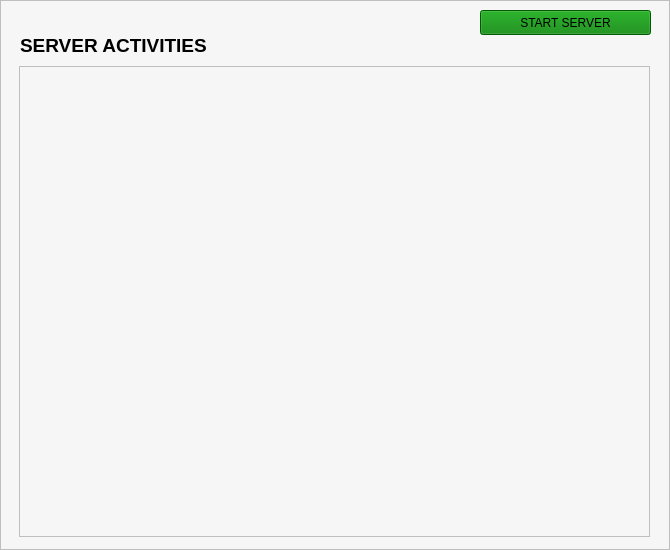
<?xml version="1.0" encoding="UTF-8"?>
<ui version="4.0">
 <class>Form</class>
 <widget class="QWidget" name="Form">
  <property name="geometry">
   <rect>
    <x>0</x>
    <y>0</y>
    <width>670</width>
    <height>550</height>
   </rect>
  </property>
  <property name="windowTitle">
   <string>Form</string>
  </property>
  <widget class="QFrame" name="content">
   <property name="geometry">
    <rect>
     <x>0</x>
     <y>0</y>
     <width>670</width>
     <height>550</height>
    </rect>
   </property>
   <property name="styleSheet">
    <string notr="true">background-color: #F6F6F6;
</string>
   </property>
   <property name="frameShape">
    <enum>QFrame::StyledPanel</enum>
   </property>
   <property name="frameShadow">
    <enum>QFrame::Raised</enum>
   </property>
   <widget class="QPushButton" name="btnUpdate">
    <property name="geometry">
     <rect>
      <x>480</x>
      <y>10</y>
      <width>171</width>
      <height>25</height>
     </rect>
    </property>
    <property name="styleSheet">
     <string notr="true">background-color: green;</string>
    </property>
    <property name="text">
     <string>START SERVER</string>
    </property>
    <property name="icon">
     <iconset>
      <normaloff>img/system-update.png</normaloff>img/system-update.png</iconset>
    </property>
   </widget>
   <widget class="QScrollArea" name="scrollArea">
    <property name="geometry">
     <rect>
      <x>19</x>
      <y>66</y>
      <width>631</width>
      <height>471</height>
     </rect>
    </property>
    <property name="widgetResizable">
     <bool>true</bool>
    </property>
    <widget class="QWidget" name="scrollAreaWidgetContents">
     <property name="geometry">
      <rect>
       <x>0</x>
       <y>0</y>
       <width>629</width>
       <height>469</height>
      </rect>
     </property>
     <widget class="QTextEdit" name="message">
      <property name="geometry">
       <rect>
        <x>-7</x>
        <y>-4</y>
        <width>641</width>
        <height>481</height>
       </rect>
      </property>
      <property name="font">
       <font>
        <pointsize>10</pointsize>
       </font>
      </property>
     </widget>
    </widget>
   </widget>
   <widget class="QLabel" name="label">
    <property name="geometry">
     <rect>
      <x>20</x>
      <y>35</y>
      <width>241</width>
      <height>21</height>
     </rect>
    </property>
    <property name="font">
     <font>
      <pointsize>14</pointsize>
      <weight>75</weight>
      <bold>true</bold>
     </font>
    </property>
    <property name="text">
     <string>SERVER ACTIVITIES</string>
    </property>
   </widget>
  </widget>
 </widget>
 <resources/>
 <connections/>
</ui>
